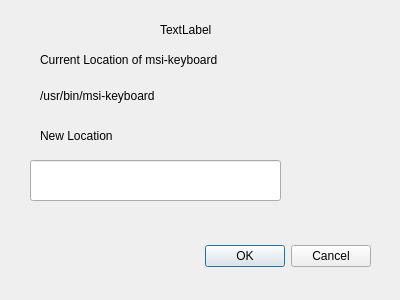
<?xml version="1.0" encoding="UTF-8"?>
<ui version="4.0">
 <class>MSI_Location_Config_Dialog</class>
 <widget class="QDialog" name="MSI_Location_Config_Dialog">
  <property name="geometry">
   <rect>
    <x>0</x>
    <y>0</y>
    <width>400</width>
    <height>300</height>
   </rect>
  </property>
  <property name="windowTitle">
   <string>Dialog</string>
  </property>
  <widget class="QDialogButtonBox" name="buttonBox">
   <property name="geometry">
    <rect>
     <x>30</x>
     <y>240</y>
     <width>341</width>
     <height>32</height>
    </rect>
   </property>
   <property name="orientation">
    <enum>Qt::Horizontal</enum>
   </property>
   <property name="standardButtons">
    <set>QDialogButtonBox::Cancel|QDialogButtonBox::Ok</set>
   </property>
  </widget>
  <widget class="QLabel" name="label">
   <property name="geometry">
    <rect>
     <x>160</x>
     <y>20</y>
     <width>79</width>
     <height>19</height>
    </rect>
   </property>
   <property name="text">
    <string>TextLabel</string>
   </property>
  </widget>
  <widget class="QLabel" name="label_2">
   <property name="geometry">
    <rect>
     <x>40</x>
     <y>50</y>
     <width>281</width>
     <height>19</height>
    </rect>
   </property>
   <property name="text">
    <string>Current Location of msi-keyboard</string>
   </property>
  </widget>
  <widget class="QLabel" name="label_3">
   <property name="geometry">
    <rect>
     <x>40</x>
     <y>80</y>
     <width>241</width>
     <height>31</height>
    </rect>
   </property>
   <property name="text">
    <string>/usr/bin/msi-keyboard</string>
   </property>
  </widget>
  <widget class="QLabel" name="label_4">
   <property name="geometry">
    <rect>
     <x>40</x>
     <y>120</y>
     <width>191</width>
     <height>31</height>
    </rect>
   </property>
   <property name="text">
    <string>New Location</string>
   </property>
  </widget>
  <widget class="QLineEdit" name="lineEdit">
   <property name="geometry">
    <rect>
     <x>30</x>
     <y>160</y>
     <width>251</width>
     <height>41</height>
    </rect>
   </property>
  </widget>
 </widget>
 <resources/>
 <connections>
  <connection>
   <sender>buttonBox</sender>
   <signal>accepted()</signal>
   <receiver>MSI_Location_Config_Dialog</receiver>
   <slot>accept()</slot>
   <hints>
    <hint type="sourcelabel">
     <x>248</x>
     <y>254</y>
    </hint>
    <hint type="destinationlabel">
     <x>157</x>
     <y>274</y>
    </hint>
   </hints>
  </connection>
  <connection>
   <sender>buttonBox</sender>
   <signal>rejected()</signal>
   <receiver>MSI_Location_Config_Dialog</receiver>
   <slot>reject()</slot>
   <hints>
    <hint type="sourcelabel">
     <x>316</x>
     <y>260</y>
    </hint>
    <hint type="destinationlabel">
     <x>286</x>
     <y>274</y>
    </hint>
   </hints>
  </connection>
 </connections>
</ui>
